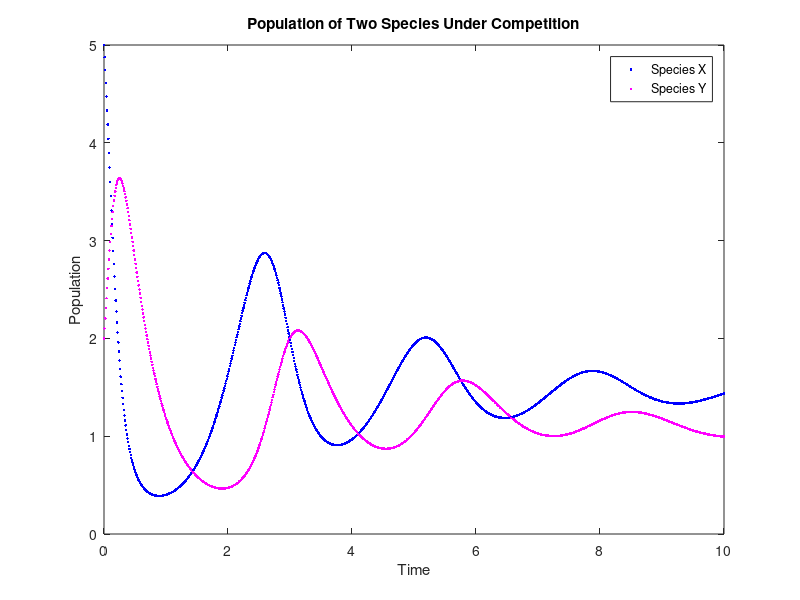

The MATLAB script that drew this image:
% HW 3 Problem 2 of M20 in Fall 2019
% Improved computation of population

% Amy Yu 905138432
% 10/22/19

clc; clear all; close all;

tic
% defining constants
alpha = 3;
beta = 2;
gamma = 2;
rho = 1.5;
epsilon = 0.3;
delta = 0.2;
sigma = -0.4;

% define change in time
delta_t = 0.01;

% define final and initial times
tf = 10;
ti = 0;

% time that new effect takes place
t = 5;
Nsteps = ceil((tf-ti)/delta_t);

% define starting populations
x_old = 5;
y_old = 2;

% plot the figure
f = figure;
plot(0, x_old, 'b.', 0, y_old, 'm.');
hold on;

% add axes labels and title
xlabel('Time')
ylabel('Population')
title('Population of Two Species Under Competition')

for i = 1:Nsteps
  
% calculate new populations
    x_new = x_old + delta_t * ((alpha*x_old) - (epsilon*x_old*x_old) - (beta*x_old*y_old));
    y_new = y_old + delta_t* ((-gamma*y_old) + (rho*x_old*y_old) - (delta*y_old*y_old));
    
% plot all the points
    plot(i*delta_t, x_new, 'b.', i*delta_t, y_new, 'm.');
        
% account for new factor on Species X
    if (ti >= t)
        alpha = alpha * (exp((-(t-ti)*(t-ti))/(2*sigma*sigma)));
        t = t + delta_t;
    end
    
% update initial time to current time
    ti = ti + delta_t;

% update populations
    x_old = x_new;
    y_old = y_new;
end

% create legend and save figure
legend({'Species X','Species Y'},'Location','northeast')
%saveas(f, 'hw3_p2_figure.jpeg')

% print results
fprintf('The final populations are:\n');
fprintf('Species X = %10.5f\n', x_new);
fprintf('Species Y = %10.5f\n', y_new);
toc
